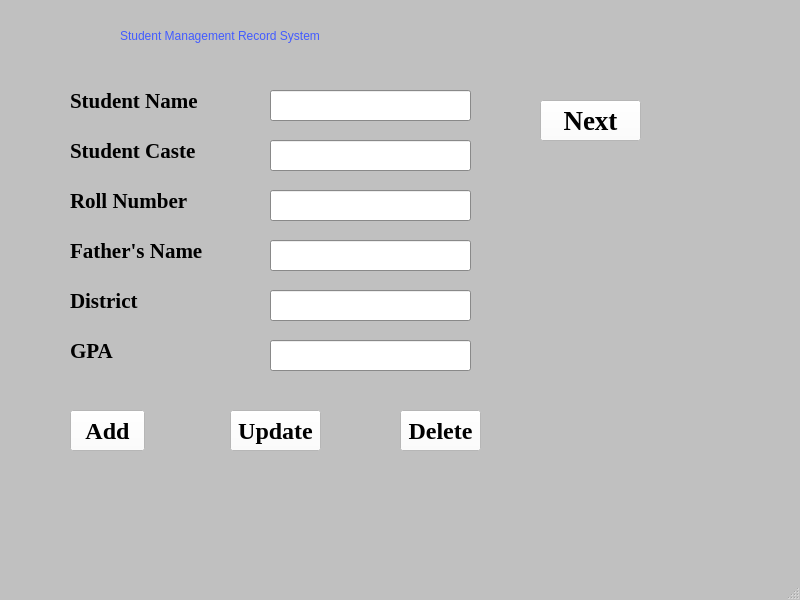
<?xml version="1.0" encoding="UTF-8"?>
<ui version="4.0">
 <class>MainWindow</class>
 <widget class="QMainWindow" name="MainWindow">
  <property name="geometry">
   <rect>
    <x>0</x>
    <y>0</y>
    <width>800</width>
    <height>600</height>
   </rect>
  </property>
  <property name="palette">
   <palette>
    <active>
     <colorrole role="WindowText">
      <brush brushstyle="SolidPattern">
       <color alpha="255">
        <red>0</red>
        <green>0</green>
        <blue>0</blue>
       </color>
      </brush>
     </colorrole>
     <colorrole role="Button">
      <brush brushstyle="SolidPattern">
       <color alpha="255">
        <red>192</red>
        <green>192</green>
        <blue>192</blue>
       </color>
      </brush>
     </colorrole>
     <colorrole role="Light">
      <brush brushstyle="SolidPattern">
       <color alpha="255">
        <red>255</red>
        <green>255</green>
        <blue>255</blue>
       </color>
      </brush>
     </colorrole>
     <colorrole role="Midlight">
      <brush brushstyle="SolidPattern">
       <color alpha="255">
        <red>223</red>
        <green>223</green>
        <blue>223</blue>
       </color>
      </brush>
     </colorrole>
     <colorrole role="Dark">
      <brush brushstyle="SolidPattern">
       <color alpha="255">
        <red>96</red>
        <green>96</green>
        <blue>96</blue>
       </color>
      </brush>
     </colorrole>
     <colorrole role="Mid">
      <brush brushstyle="SolidPattern">
       <color alpha="255">
        <red>128</red>
        <green>128</green>
        <blue>128</blue>
       </color>
      </brush>
     </colorrole>
     <colorrole role="Text">
      <brush brushstyle="SolidPattern">
       <color alpha="255">
        <red>0</red>
        <green>0</green>
        <blue>0</blue>
       </color>
      </brush>
     </colorrole>
     <colorrole role="BrightText">
      <brush brushstyle="SolidPattern">
       <color alpha="255">
        <red>255</red>
        <green>255</green>
        <blue>255</blue>
       </color>
      </brush>
     </colorrole>
     <colorrole role="ButtonText">
      <brush brushstyle="SolidPattern">
       <color alpha="255">
        <red>0</red>
        <green>0</green>
        <blue>0</blue>
       </color>
      </brush>
     </colorrole>
     <colorrole role="Base">
      <brush brushstyle="SolidPattern">
       <color alpha="255">
        <red>255</red>
        <green>255</green>
        <blue>255</blue>
       </color>
      </brush>
     </colorrole>
     <colorrole role="Window">
      <brush brushstyle="SolidPattern">
       <color alpha="255">
        <red>192</red>
        <green>192</green>
        <blue>192</blue>
       </color>
      </brush>
     </colorrole>
     <colorrole role="Shadow">
      <brush brushstyle="SolidPattern">
       <color alpha="255">
        <red>0</red>
        <green>0</green>
        <blue>0</blue>
       </color>
      </brush>
     </colorrole>
     <colorrole role="AlternateBase">
      <brush brushstyle="SolidPattern">
       <color alpha="255">
        <red>223</red>
        <green>223</green>
        <blue>223</blue>
       </color>
      </brush>
     </colorrole>
     <colorrole role="ToolTipBase">
      <brush brushstyle="SolidPattern">
       <color alpha="255">
        <red>255</red>
        <green>255</green>
        <blue>220</blue>
       </color>
      </brush>
     </colorrole>
     <colorrole role="ToolTipText">
      <brush brushstyle="SolidPattern">
       <color alpha="255">
        <red>0</red>
        <green>0</green>
        <blue>0</blue>
       </color>
      </brush>
     </colorrole>
     <colorrole role="PlaceholderText">
      <brush brushstyle="SolidPattern">
       <color alpha="127">
        <red>0</red>
        <green>0</green>
        <blue>0</blue>
       </color>
      </brush>
     </colorrole>
     <colorrole role="Accent">
      <brush brushstyle="SolidPattern">
       <color alpha="255">
        <red>255</red>
        <green>255</green>
        <blue>255</blue>
       </color>
      </brush>
     </colorrole>
    </active>
    <inactive>
     <colorrole role="WindowText">
      <brush brushstyle="SolidPattern">
       <color alpha="255">
        <red>0</red>
        <green>0</green>
        <blue>0</blue>
       </color>
      </brush>
     </colorrole>
     <colorrole role="Button">
      <brush brushstyle="SolidPattern">
       <color alpha="255">
        <red>192</red>
        <green>192</green>
        <blue>192</blue>
       </color>
      </brush>
     </colorrole>
     <colorrole role="Light">
      <brush brushstyle="SolidPattern">
       <color alpha="255">
        <red>255</red>
        <green>255</green>
        <blue>255</blue>
       </color>
      </brush>
     </colorrole>
     <colorrole role="Midlight">
      <brush brushstyle="SolidPattern">
       <color alpha="255">
        <red>223</red>
        <green>223</green>
        <blue>223</blue>
       </color>
      </brush>
     </colorrole>
     <colorrole role="Dark">
      <brush brushstyle="SolidPattern">
       <color alpha="255">
        <red>96</red>
        <green>96</green>
        <blue>96</blue>
       </color>
      </brush>
     </colorrole>
     <colorrole role="Mid">
      <brush brushstyle="SolidPattern">
       <color alpha="255">
        <red>128</red>
        <green>128</green>
        <blue>128</blue>
       </color>
      </brush>
     </colorrole>
     <colorrole role="Text">
      <brush brushstyle="SolidPattern">
       <color alpha="255">
        <red>0</red>
        <green>0</green>
        <blue>0</blue>
       </color>
      </brush>
     </colorrole>
     <colorrole role="BrightText">
      <brush brushstyle="SolidPattern">
       <color alpha="255">
        <red>255</red>
        <green>255</green>
        <blue>255</blue>
       </color>
      </brush>
     </colorrole>
     <colorrole role="ButtonText">
      <brush brushstyle="SolidPattern">
       <color alpha="255">
        <red>0</red>
        <green>0</green>
        <blue>0</blue>
       </color>
      </brush>
     </colorrole>
     <colorrole role="Base">
      <brush brushstyle="SolidPattern">
       <color alpha="255">
        <red>255</red>
        <green>255</green>
        <blue>255</blue>
       </color>
      </brush>
     </colorrole>
     <colorrole role="Window">
      <brush brushstyle="SolidPattern">
       <color alpha="255">
        <red>192</red>
        <green>192</green>
        <blue>192</blue>
       </color>
      </brush>
     </colorrole>
     <colorrole role="Shadow">
      <brush brushstyle="SolidPattern">
       <color alpha="255">
        <red>0</red>
        <green>0</green>
        <blue>0</blue>
       </color>
      </brush>
     </colorrole>
     <colorrole role="AlternateBase">
      <brush brushstyle="SolidPattern">
       <color alpha="255">
        <red>223</red>
        <green>223</green>
        <blue>223</blue>
       </color>
      </brush>
     </colorrole>
     <colorrole role="ToolTipBase">
      <brush brushstyle="SolidPattern">
       <color alpha="255">
        <red>255</red>
        <green>255</green>
        <blue>220</blue>
       </color>
      </brush>
     </colorrole>
     <colorrole role="ToolTipText">
      <brush brushstyle="SolidPattern">
       <color alpha="255">
        <red>0</red>
        <green>0</green>
        <blue>0</blue>
       </color>
      </brush>
     </colorrole>
     <colorrole role="PlaceholderText">
      <brush brushstyle="SolidPattern">
       <color alpha="127">
        <red>0</red>
        <green>0</green>
        <blue>0</blue>
       </color>
      </brush>
     </colorrole>
     <colorrole role="Accent">
      <brush brushstyle="SolidPattern">
       <color alpha="255">
        <red>255</red>
        <green>255</green>
        <blue>255</blue>
       </color>
      </brush>
     </colorrole>
    </inactive>
    <disabled>
     <colorrole role="WindowText">
      <brush brushstyle="SolidPattern">
       <color alpha="255">
        <red>96</red>
        <green>96</green>
        <blue>96</blue>
       </color>
      </brush>
     </colorrole>
     <colorrole role="Button">
      <brush brushstyle="SolidPattern">
       <color alpha="255">
        <red>192</red>
        <green>192</green>
        <blue>192</blue>
       </color>
      </brush>
     </colorrole>
     <colorrole role="Light">
      <brush brushstyle="SolidPattern">
       <color alpha="255">
        <red>255</red>
        <green>255</green>
        <blue>255</blue>
       </color>
      </brush>
     </colorrole>
     <colorrole role="Midlight">
      <brush brushstyle="SolidPattern">
       <color alpha="255">
        <red>223</red>
        <green>223</green>
        <blue>223</blue>
       </color>
      </brush>
     </colorrole>
     <colorrole role="Dark">
      <brush brushstyle="SolidPattern">
       <color alpha="255">
        <red>96</red>
        <green>96</green>
        <blue>96</blue>
       </color>
      </brush>
     </colorrole>
     <colorrole role="Mid">
      <brush brushstyle="SolidPattern">
       <color alpha="255">
        <red>128</red>
        <green>128</green>
        <blue>128</blue>
       </color>
      </brush>
     </colorrole>
     <colorrole role="Text">
      <brush brushstyle="SolidPattern">
       <color alpha="255">
        <red>96</red>
        <green>96</green>
        <blue>96</blue>
       </color>
      </brush>
     </colorrole>
     <colorrole role="BrightText">
      <brush brushstyle="SolidPattern">
       <color alpha="255">
        <red>255</red>
        <green>255</green>
        <blue>255</blue>
       </color>
      </brush>
     </colorrole>
     <colorrole role="ButtonText">
      <brush brushstyle="SolidPattern">
       <color alpha="255">
        <red>96</red>
        <green>96</green>
        <blue>96</blue>
       </color>
      </brush>
     </colorrole>
     <colorrole role="Base">
      <brush brushstyle="SolidPattern">
       <color alpha="255">
        <red>192</red>
        <green>192</green>
        <blue>192</blue>
       </color>
      </brush>
     </colorrole>
     <colorrole role="Window">
      <brush brushstyle="SolidPattern">
       <color alpha="255">
        <red>192</red>
        <green>192</green>
        <blue>192</blue>
       </color>
      </brush>
     </colorrole>
     <colorrole role="Shadow">
      <brush brushstyle="SolidPattern">
       <color alpha="255">
        <red>0</red>
        <green>0</green>
        <blue>0</blue>
       </color>
      </brush>
     </colorrole>
     <colorrole role="AlternateBase">
      <brush brushstyle="SolidPattern">
       <color alpha="255">
        <red>192</red>
        <green>192</green>
        <blue>192</blue>
       </color>
      </brush>
     </colorrole>
     <colorrole role="ToolTipBase">
      <brush brushstyle="SolidPattern">
       <color alpha="255">
        <red>255</red>
        <green>255</green>
        <blue>220</blue>
       </color>
      </brush>
     </colorrole>
     <colorrole role="ToolTipText">
      <brush brushstyle="SolidPattern">
       <color alpha="255">
        <red>0</red>
        <green>0</green>
        <blue>0</blue>
       </color>
      </brush>
     </colorrole>
     <colorrole role="PlaceholderText">
      <brush brushstyle="SolidPattern">
       <color alpha="127">
        <red>96</red>
        <green>96</green>
        <blue>96</blue>
       </color>
      </brush>
     </colorrole>
     <colorrole role="Accent">
      <brush brushstyle="SolidPattern">
       <color alpha="255">
        <red>250</red>
        <green>250</green>
        <blue>250</blue>
       </color>
      </brush>
     </colorrole>
    </disabled>
   </palette>
  </property>
  <property name="windowTitle">
   <string>MainWindow</string>
  </property>
  <widget class="QWidget" name="centralwidget">
   <widget class="QLabel" name="labelCaste">
    <property name="geometry">
     <rect>
      <x>70</x>
      <y>120</y>
      <width>131</width>
      <height>61</height>
     </rect>
    </property>
    <property name="font">
     <font>
      <family>Times New Roman</family>
      <pointsize>16</pointsize>
      <bold>true</bold>
     </font>
    </property>
    <property name="text">
     <string>Student Caste</string>
    </property>
   </widget>
   <widget class="QLabel" name="labelName">
    <property name="geometry">
     <rect>
      <x>70</x>
      <y>80</y>
      <width>131</width>
      <height>41</height>
     </rect>
    </property>
    <property name="font">
     <font>
      <family>Times New Roman</family>
      <pointsize>16</pointsize>
      <bold>true</bold>
     </font>
    </property>
    <property name="text">
     <string>Student Name</string>
    </property>
   </widget>
   <widget class="QLabel" name="labelFather">
    <property name="geometry">
     <rect>
      <x>70</x>
      <y>220</y>
      <width>141</width>
      <height>61</height>
     </rect>
    </property>
    <property name="font">
     <font>
      <family>Times New Roman</family>
      <pointsize>16</pointsize>
      <bold>true</bold>
     </font>
    </property>
    <property name="text">
     <string>Father's Name</string>
    </property>
   </widget>
   <widget class="QLabel" name="labelDistrict">
    <property name="geometry">
     <rect>
      <x>70</x>
      <y>280</y>
      <width>81</width>
      <height>41</height>
     </rect>
    </property>
    <property name="font">
     <font>
      <family>Times New Roman</family>
      <pointsize>16</pointsize>
      <bold>true</bold>
     </font>
    </property>
    <property name="text">
     <string>District</string>
    </property>
   </widget>
   <widget class="QLabel" name="labelRoll">
    <property name="geometry">
     <rect>
      <x>70</x>
      <y>190</y>
      <width>121</width>
      <height>21</height>
     </rect>
    </property>
    <property name="font">
     <font>
      <family>Times New Roman</family>
      <pointsize>16</pointsize>
      <bold>true</bold>
     </font>
    </property>
    <property name="text">
     <string>Roll Number</string>
    </property>
   </widget>
   <widget class="QLabel" name="labelGPA">
    <property name="geometry">
     <rect>
      <x>70</x>
      <y>330</y>
      <width>91</width>
      <height>41</height>
     </rect>
    </property>
    <property name="font">
     <font>
      <family>Times New Roman</family>
      <pointsize>16</pointsize>
      <bold>true</bold>
     </font>
    </property>
    <property name="text">
     <string>GPA</string>
    </property>
   </widget>
   <widget class="QLineEdit" name="lineEditName">
    <property name="geometry">
     <rect>
      <x>270</x>
      <y>90</y>
      <width>201</width>
      <height>31</height>
     </rect>
    </property>
    <property name="styleSheet">
     <string notr="true">
font: 12pt &quot;Times New Roman&quot;;</string>
    </property>
   </widget>
   <widget class="QLineEdit" name="lineEditCaste">
    <property name="geometry">
     <rect>
      <x>270</x>
      <y>140</y>
      <width>201</width>
      <height>31</height>
     </rect>
    </property>
    <property name="styleSheet">
     <string notr="true">font: 12pt &quot;Times New Roman&quot;;</string>
    </property>
   </widget>
   <widget class="QLineEdit" name="lineEditRoll">
    <property name="geometry">
     <rect>
      <x>270</x>
      <y>190</y>
      <width>201</width>
      <height>31</height>
     </rect>
    </property>
    <property name="styleSheet">
     <string notr="true">font: 12pt &quot;Times New Roman&quot;;</string>
    </property>
   </widget>
   <widget class="QLineEdit" name="lineEditFather">
    <property name="geometry">
     <rect>
      <x>270</x>
      <y>240</y>
      <width>201</width>
      <height>31</height>
     </rect>
    </property>
    <property name="styleSheet">
     <string notr="true">font: 12pt &quot;Times New Roman&quot;;</string>
    </property>
   </widget>
   <widget class="QLineEdit" name="lineEditDistrict">
    <property name="geometry">
     <rect>
      <x>270</x>
      <y>290</y>
      <width>201</width>
      <height>31</height>
     </rect>
    </property>
    <property name="styleSheet">
     <string notr="true">font: 12pt &quot;Times New Roman&quot;;</string>
    </property>
   </widget>
   <widget class="QLineEdit" name="lineEditGPA">
    <property name="geometry">
     <rect>
      <x>270</x>
      <y>340</y>
      <width>201</width>
      <height>31</height>
     </rect>
    </property>
    <property name="styleSheet">
     <string notr="true">font: 12pt &quot;Times New Roman&quot;;</string>
    </property>
   </widget>
   <widget class="QPushButton" name="pushButtonNext">
    <property name="geometry">
     <rect>
      <x>540</x>
      <y>100</y>
      <width>101</width>
      <height>41</height>
     </rect>
    </property>
    <property name="font">
     <font>
      <family>Times New Roman</family>
      <pointsize>20</pointsize>
      <bold>true</bold>
     </font>
    </property>
    <property name="styleSheet">
     <string notr="true">background-color: rgb(255, 255, 255);
background-color: rgb(255, 255, 255);</string>
    </property>
    <property name="text">
     <string>Next</string>
    </property>
   </widget>
   <widget class="QPushButton" name="pushButtonAdd">
    <property name="geometry">
     <rect>
      <x>70</x>
      <y>410</y>
      <width>75</width>
      <height>41</height>
     </rect>
    </property>
    <property name="font">
     <font>
      <family>Times New Roman</family>
      <pointsize>18</pointsize>
      <bold>true</bold>
     </font>
    </property>
    <property name="styleSheet">
     <string notr="true">background-color: rgb(255, 255, 255);</string>
    </property>
    <property name="text">
     <string>Add</string>
    </property>
   </widget>
   <widget class="QPushButton" name="pushButtonUpdate">
    <property name="geometry">
     <rect>
      <x>230</x>
      <y>410</y>
      <width>91</width>
      <height>41</height>
     </rect>
    </property>
    <property name="font">
     <font>
      <family>Times New Roman</family>
      <pointsize>18</pointsize>
      <bold>true</bold>
     </font>
    </property>
    <property name="styleSheet">
     <string notr="true">background-color: rgb(255, 255, 255);</string>
    </property>
    <property name="text">
     <string>Update</string>
    </property>
   </widget>
   <widget class="QPushButton" name="pushButtonDelete">
    <property name="geometry">
     <rect>
      <x>400</x>
      <y>410</y>
      <width>81</width>
      <height>41</height>
     </rect>
    </property>
    <property name="font">
     <font>
      <family>Times New Roman</family>
      <pointsize>18</pointsize>
      <bold>true</bold>
     </font>
    </property>
    <property name="styleSheet">
     <string notr="true">background-color: rgb(255, 255, 255);</string>
    </property>
    <property name="text">
     <string>Delete</string>
    </property>
   </widget>
   <widget class="QLabel" name="label">
    <property name="geometry">
     <rect>
      <x>120</x>
      <y>10</y>
      <width>521</width>
      <height>51</height>
     </rect>
    </property>
    <property name="styleSheet">
     <string notr="true">font: 700 24pt &quot;Times New Roman&quot;;
color: rgb(66, 91, 255);</string>
    </property>
    <property name="text">
     <string>Student Management Record System</string>
    </property>
   </widget>
  </widget>
  <widget class="QMenuBar" name="menubar">
   <property name="geometry">
    <rect>
     <x>0</x>
     <y>0</y>
     <width>800</width>
     <height>22</height>
    </rect>
   </property>
  </widget>
  <widget class="QStatusBar" name="statusbar"/>
 </widget>
 <resources/>
 <connections/>
</ui>
